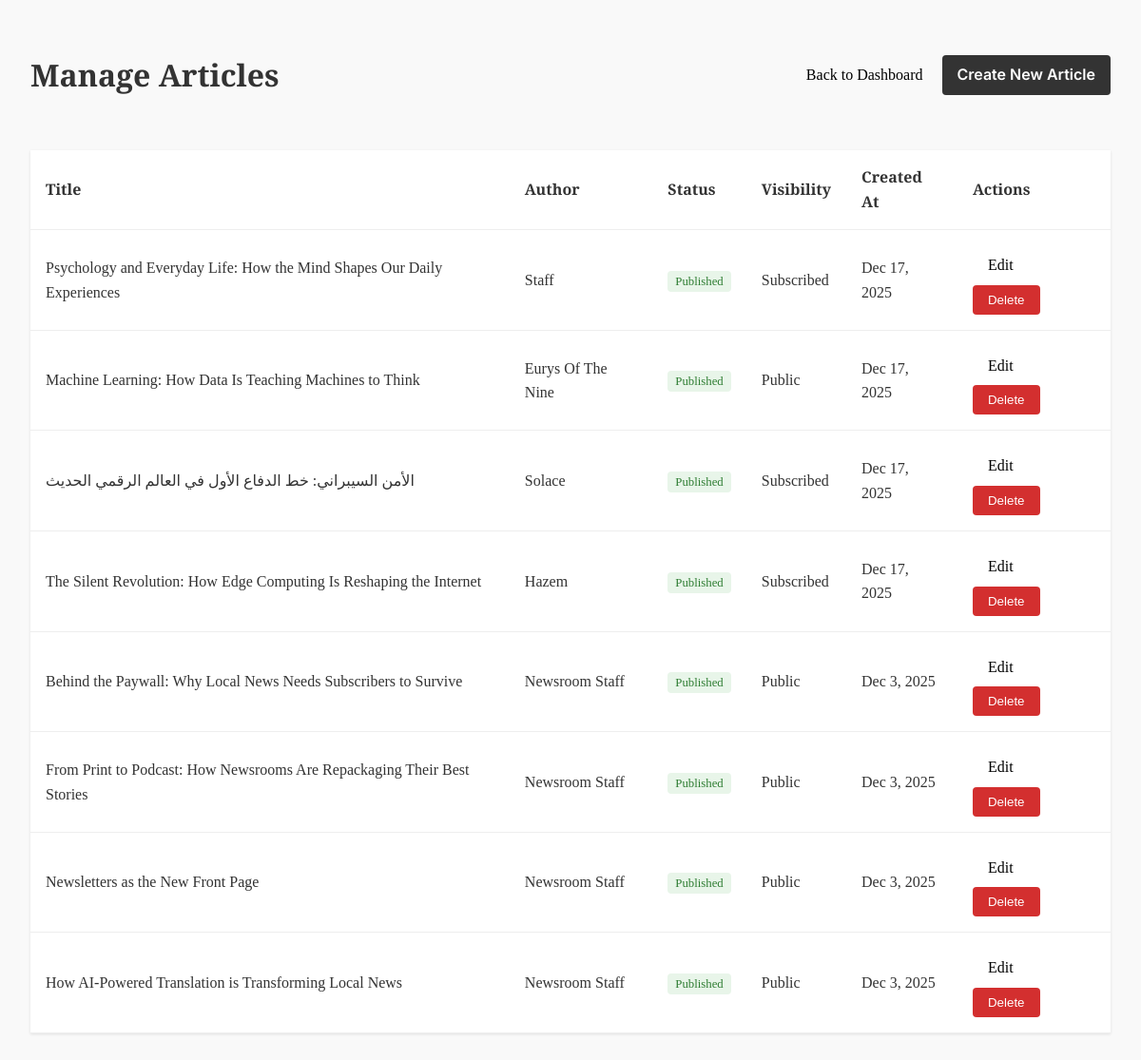
/index.php?page=admin_articles (signed in), run on the app's committed database.
### tables this page shows
CREATE TABLE `articles` (
  `id` int NOT NULL AUTO_INCREMENT,
  `title` varchar(255) NOT NULL,
  `content` text NOT NULL,
  `author` varchar(100) DEFAULT NULL,
  `category` varchar(100) DEFAULT NULL,
  `language` varchar(10) DEFAULT 'en',
  `thumbnail` varchar(255) DEFAULT NULL,
  `created_at` timestamp NULL DEFAULT CURRENT_TIMESTAMP,
  `status` enum('draft','published','archived') DEFAULT 'draft',
  `scheduled_at` datetime DEFAULT NULL,
  `is_featured` tinyint(1) DEFAULT '0',
  `visibility` enum('public','subscribed') DEFAULT 'public',
  `tags` text,
  `required_level` int DEFAULT '0',
  `required_plan_id` int DEFAULT NULL,
  PRIMARY KEY (`id`)
);

### src/Controllers/Article_C.php (called while the page is built, shortened)
<?php
require_once __DIR__ . '/../Models/Article.php';
class ArticleController {
    private Article $articleModel;
    public function __construct() {
        $this->articleModel = new Article();
    }
    public function admin_index() {
        $articles = $this->articleModel->getAllAdmin();
        include __DIR__ . '/../Views/Admin/Articles/index.php';
    }
}

### src/index.php (called while the page is built, shortened)
<?php
require __DIR__ . '/config/DataBase_Connection.php';
require __DIR__ . '/core/Router.php';
require __DIR__ . '/Controllers/Article_C.php';
$selectedLang = $_SESSION['lang'] ?? 'en';
$page = $_GET['page'] ?? "";
Router::route($page, $selectedLang);

### src/Models/Article.php (called while the page is built, shortened)
<?php
require_once __DIR__ . "/../Config/DataBase_Connection.php";
class Article {
    private PDO $conn;
    public function __construct() {
        $db = new Database();
        $this->conn = $db->connect();
    }
    public function getAllAdmin(): array {
        $stmt = $this->conn->query("SELECT * FROM articles ORDER BY created_at DESC");
        return $stmt->fetchAll(PDO::FETCH_ASSOC);
    }
}

### src/Config/DataBase_Connection.php (called while the page is built, shortened)
<?php
if (!class_exists('Database')) {
class Database {
    private $host = "db";
    private $db_name = "News";
    private $username = "Rain";
    private $password = "Sunny";
    public function __construct() {
        $this->host = getenv('DB_HOST') ?: 'db';
        $this->db_name = getenv('DB_NAME') ?: 'News';
        $this->username = getenv('DB_USER') ?: 'Rain';
        $this->password = getenv('DB_PASS') ?: 'Sunny';
    }
    public function connect() {
        $this->conn = null;
        try {
            $this->conn = new PDO(
                "mysql:host={$this->host};dbname={$this->db_name};charset=utf8",
                $this->username,
                $this->password
            );
            $this->conn->setAttribute(PDO::ATTR_ERRMODE, PDO::ERRMODE_EXCEPTION);
        } catch(PDOException $e) {
            die("Database Connection Error: " . $e->getMessage());
        }
        return $this->conn;
    }
}
}

### src/Views/Admin/Articles/index.php (the view, shortened to what this page needs)
<!DOCTYPE html>
<html lang="en">
<head>
    <link rel="stylesheet" href="../../Assets/CSS/theme.css">
    <link rel="stylesheet" href="https://cdnjs.cloudflare.com/ajax/libs/font-awesome/6.0.0/css/all.min.css">
</head>
<body>
    <div class="admin-page">
        <div class="page-header">
            <h1>Manage Articles</h1>
            <div>
                <a href="index.php?page=admin" class="btn">Back to Dashboard</a>
                <a href="index.php?page=admin_article_create" class="btn btn-primary">Create New Article</a>
            </div>
        </div>
        <table class="table">
            <thead>
                <tr>
                    <th>Title</th>
                    <th>Author</th>
                    <th>Status</th>
                    <th>Visibility</th>
                    <th>Created At</th>
                    <th>Actions</th>
                </tr>
            </thead>
            <tbody>
                <?php foreach ($articles as $article): ?>
                <tr>
                    <td><?= htmlspecialchars($article['title']) ?></td>
                    <td><?= htmlspecialchars($article['author']) ?></td>
                    <td>
                        <span class="badge badge-<?= $article['status'] ?? 'draft' ?>">
                            <?= ucfirst($article['status'] ?? 'draft') ?>
                        </span>
                    </td>
                    <td><?= ucfirst($article['visibility'] ?? 'public') ?></td>
                    <td><?= date('M j, Y', strtotime($article['created_at'])) ?></td>
                    <td>
                        <a href="index.php?page=admin_article_edit&id=<?= $article['id'] ?>" class="btn">Edit</a>
                        <form action="index.php?page=admin_article_delete" method="POST" style="display:inline;" onsubmit="return confirm('Are you sure?');">
                            <button type="submit" class="btn btn-danger">Delete</button>
                        </form>
                    </td>
                </tr>
                <?php endforeach; ?>
            </tbody>
        </table>
    </div>
</body>
</html>

### src/Assets/CSS/theme.css (style rules this page uses)
:root { --font-serif: 'Playfair Display', serif; --font-sans: 'Inter', sans-serif; --font-display: 'Outfit', sans-serif; --bg-paper: #f9f9f9; --bg-white: #ffffff; --text-main: #333333; --text-headline: #000000; --text-muted: #666666; --border-light: #e2e2e2; --border-dark: #333333; --primary: #000000; --accent: #567b95; --game-correct: #6aaa64; --game-present: #c9b458; --game-absent: #787c7e; }
body { background-color: var(--bg-paper); color: var(--text-main); font-family: var(--font-serif); margin: 0; padding: 0; line-height: 1.6; }
a { color: var(--primary); text-decoration: none; }
.btn-primary { background: var(--primary); color: var(--bg-white); padding: 0.75rem 1.5rem; border-radius: 4px; font-family: var(--font-sans); font-weight: 600; transition: opacity 0.2s; border: none; cursor: pointer; }

### src/Views/Admin/Articles/index.php (style rules this page uses)
.admin-page { padding: 2rem; max-width: 1200px; margin: 0 auto; }
.page-header { display: flex; justify-content: space-between; align-items: center; margin-bottom: 2rem; }
.btn { padding: 0.5rem 1rem; text-decoration: none; border-radius: 4px; display: inline-block; cursor: pointer; border: none; }
.btn-primary { background: #333; color: white; }
.btn-danger { background: #d32f2f; color: white; }
.table { width: 100%; border-collapse: collapse; background: white; box-shadow: 0 1px 3px rgba(0,0,0,0.1); }
.table th, .table td { padding: 1rem; text-align: left; border-bottom: 1px solid #eee; }
.badge { padding: 0.25rem 0.5rem; border-radius: 4px; font-size: 0.8rem; }
.badge-published { background: #e8f5e9; color: #2e7d32; }

### data on the page
articles: title "Psychology and Everyday Life: How the Mind Shapes Our Daily Experiences", author "Staff", status "Published", visibility "Subscribed", created_at "Dec 17, 2025"
articles: title "Machine Learning: How Data Is Teaching Machines to Think", author "Eurys Of The Nine", status "Published", visibility "Public", created_at "Dec 17, 2025"
articles: title "الأمن السيبراني: خط الدفاع الأول في العالم الرقمي الحديث", author "Solace", status "Published", visibility "Subscribed", created_at "Dec 17, 2025"
articles: title "The Silent Revolution: How Edge Computing Is Reshaping the Internet", author "Hazem", status "Published", visibility "Subscribed", created_at "Dec 17, 2025"
articles: title "Behind the Paywall: Why Local News Needs Subscribers to Survive", author "Newsroom Staff", status "Published", visibility "Public", created_at "Dec 3, 2025"
articles: title "From Print to Podcast: How Newsrooms Are Repackaging Their Best Stories", author "Newsroom Staff", status "Published", visibility "Public", created_at "Dec 3, 2025"
articles: title "Newsletters as the New Front Page", author "Newsroom Staff", status "Published", visibility "Public", created_at "Dec 3, 2025"
articles: title "How AI-Powered Translation is Transforming Local News", author "Newsroom Staff", status "Published", visibility "Public", created_at "Dec 3, 2025"
